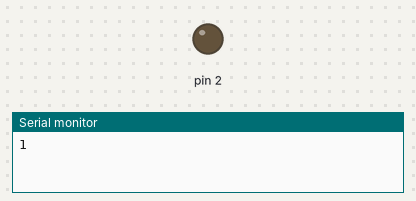
Bench run of a sketch on a simulated Arduino Uno, built with avr-gcc and run on an emulated ATmega328P. On the bench: output pins drawn as LEDs (lit = HIGH), the last lines printed to the serial monitor.

Above: at 0.1 s.
At 63.6 s:
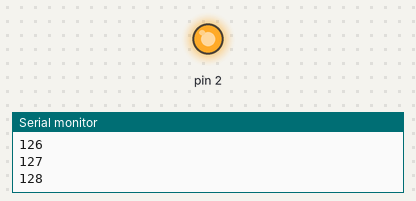
Timing chart, 0 to 129.0 s (numbered marks = the images above):
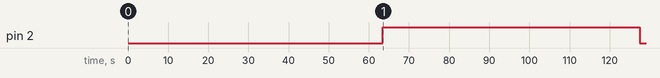

The sketch:

_1_teste.ino
```cpp
void setup()
{
Serial.begin(9600);
pinMode(2,OUTPUT);
}

void loop()
{

for(int a = 1; a<=255; a++)
{
analogWrite(2,a);
Serial.println(a);
delay(500);
}

}
```

Measured:
- by itself, pin 2: LOW → HIGH at 63.5 s, → LOW 64.0 s later
